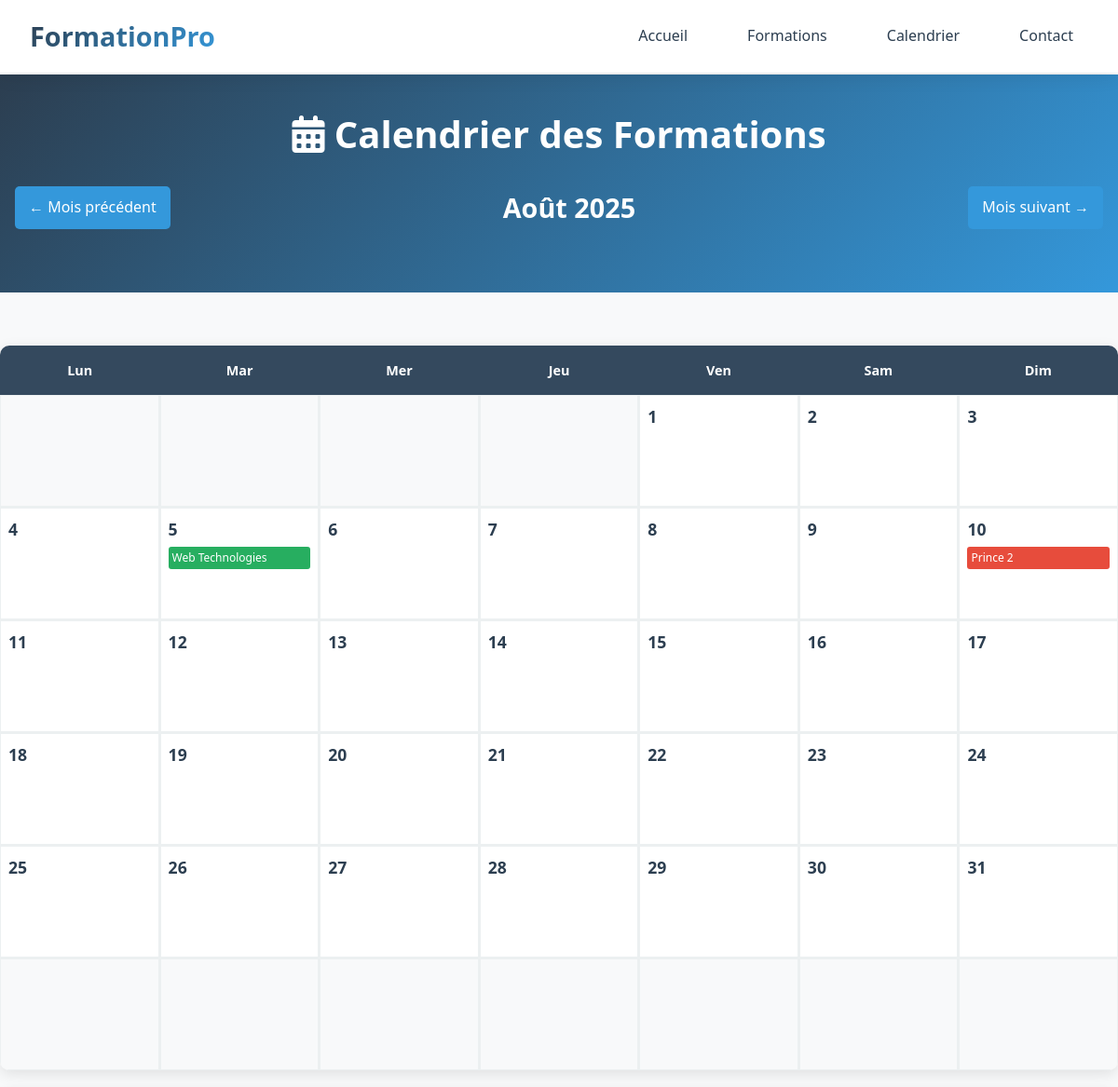
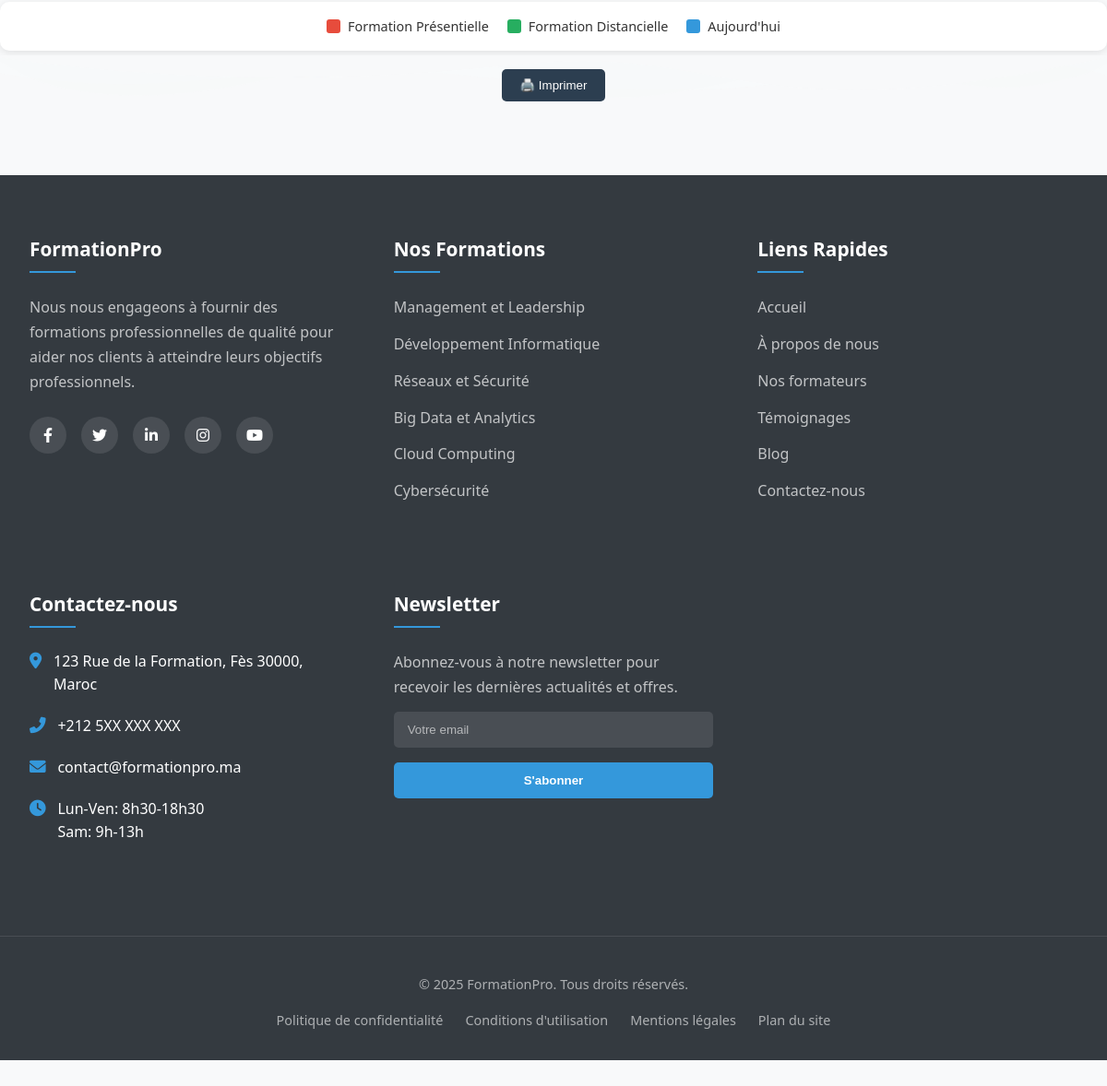
Screenshot of /pages/client/calendrier.php?mois=8&annee=2025 with the database file from the repository (2 pictures, top to bottom).
### tables this page shows
CREATE TABLE `formations` (
  `id` int(11) NOT NULL,
  `cours_id` int(11) NOT NULL,
  `ville_id` int(11) NOT NULL,
  `formateur_id` int(11) NOT NULL,
  `date_formation` date NOT NULL,
  `heure_debut` time DEFAULT '09:00:00',
  `heure_fin` time DEFAULT '17:00:00',
  `prix` decimal(10,2) NOT NULL,
  `prix_devise` varchar(3) DEFAULT 'MAD',
  `type_formation` enum('presentiel','distanciel') NOT NULL DEFAULT 'presentiel',
  `nombre_places_max` int(11) DEFAULT 20,
  `nombre_inscrits` int(11) DEFAULT 0,
  `statut` enum('planifiee','en_cours','terminee','annulee') DEFAULT 'planifiee',
  `created_at` timestamp NOT NULL DEFAULT current_timestamp(),
  `updated_at` timestamp NOT NULL DEFAULT current_timestamp() ON UPDATE current_timestamp()
);

CREATE TABLE `cours` (
  `id` int(11) NOT NULL,
  `nom_cours` varchar(100) NOT NULL,
  `description` text DEFAULT NULL,
  `sujet_id` int(11) NOT NULL,
  `duree_jours` int(11) DEFAULT 1,
  `created_at` timestamp NOT NULL DEFAULT current_timestamp(),
  `updated_at` timestamp NOT NULL DEFAULT current_timestamp() ON UPDATE current_timestamp()
);

### pages/client/calendrier.php (the view, shortened to what this page needs)
<?php
require_once('../../includes/header.php');
$conn = db_connect();
$mois = isset($_GET['mois']) ? intval($_GET['mois']) : date('n');
$annee = isset($_GET['annee']) ? intval($_GET['annee']) : date('Y');
$premier_jour = mktime(0, 0, 0, $mois, 1, $annee);
$nombre_jours = date('t', $premier_jour);
$jour_semaine_debut = date('w', $premier_jour);
$jour_semaine_debut = ($jour_semaine_debut == 0) ? 7 : $jour_semaine_debut;
$mois_precedent = ($mois == 1) ? 12 : $mois - 1;
$annee_precedente = ($mois == 1) ? $annee - 1 : $annee;
$mois_suivant = ($mois == 12) ? 1 : $mois + 1;
$annee_suivante = ($mois == 12) ? $annee + 1 : $annee;
$date_debut = sprintf('%04d-%02d-01', $annee, $mois);
$date_fin = sprintf('%04d-%02d-%02d', $annee, $mois, $nombre_jours);
$stmt = $conn->prepare("
    SELECT f.*,
           c.nom_cours,
           s.nom_sujet,
           d.nom_domaine,
           v.nom_ville,
           p.nom_pays,
           fo.nom_formateur,
           DAY(f.date_formation) as jour
    FROM formations f
    JOIN cours c ON f.cours_id = c.id
    JOIN sujets s ON c.sujet_id = s.id
    JOIN domaines d ON s.domaine_id = d.id
    JOIN villes v ON f.ville_id = v.id
    JOIN pays p ON v.pays_id = p.id
    JOIN formateurs fo ON f.formateur_id = fo.id
    WHERE f.date_formation BETWEEN ? AND ?
    ORDER BY f.date_formation, f.id
");
$stmt->execute([$date_debut, $date_fin]);
$formations = $stmt->fetchAll(PDO::FETCH_ASSOC);
$formations_par_jour = [];
foreach ($formations as $formation) {
    $jour = $formation['jour'];
    if (!isset($formations_par_jour[$jour])) {
        $formations_par_jour[$jour] = [];
    }
    $formations_par_jour[$jour][] = $formation;
}
$mois_noms = [
    1 => 'Janvier', 2 => 'Février', 3 => 'Mars', 4 => 'Avril',
    5 => 'Mai', 6 => 'Juin', 7 => 'Juillet', 8 => 'Août',
    9 => 'Septembre', 10 => 'Octobre', 11 => 'Novembre', 12 => 'Décembre'
];
$jours_semaine = ['Lun', 'Mar', 'Mer', 'Jeu', 'Ven', 'Sam', 'Dim'];
?>
<!DOCTYPE html>
<html lang="fr">
<head>
</head>
<body>
        <div class="header">
            <h1><i class="fas fa-calendar-alt"></i> Calendrier des Formations</h1>
            <div class="navigation">
                <a href="?mois=<?php echo $mois_precedent; ?>&annee=<?php echo $annee_precedente; ?>" class="nav-btn">
                    ← Mois précédent
                </a>
                <div class="month-year">
                    <?php echo $mois_noms[$mois] . ' ' . $annee; ?>
                </div>
                <a href="?mois=<?php echo $mois_suivant; ?>&annee=<?php echo $annee_suivante; ?>" class="nav-btn">
                    Mois suivant →
                </a>
            </div>
        </div>
 <d class="container">
        <div class="calendrier">
            <div class="calendrier-header">
                <?php foreach ($jours_semaine as $jour): ?>
                    <div class="jour-header"><?php echo $jour; ?></div>
                <?php endforeach; ?>
            </div>
            <div class="calendrier-body">
                <?php
                for ($i = 1; $i < $jour_semaine_debut; $i++) {
                    echo '<div class="jour autre-mois"></div>';
                }
                for ($jour = 1; $jour <= $nombre_jours; $jour++) {
                    $date_actuelle = sprintf('%04d-%02d-%02d', $annee, $mois, $jour);
                    $est_aujourd_hui = ($date_actuelle == date('Y-m-d')) ? 'aujourd-hui' : '';
                    echo '<div class="jour ' . $est_aujourd_hui . '">';
                    echo '<div class="numero-jour">' . $jour . '</div>';
                    if (isset($formations_par_jour[$jour])) {
                        $formations_jour = $formations_par_jour[$jour];
                        $max_affichage = 3;
                        for ($i = 0; $i < min(count($formations_jour), $max_affichage); $i++) {
                            $formation = $formations_jour[$i];
                            $class_type = $formation['type_formation'];
                            echo '<div class="formation ' . $class_type . '" onclick="afficherDetails(' . $formation['id'] . ')">';
                            echo htmlspecialchars(substr($formation['nom_cours'], 0, 20));
                            echo '</div>';
                        }
                    }
                    echo '</div>';
                }
                $cases_fin = 42 - ($jour_semaine_debut - 1) - $nombre_jours;
                for ($i = 0; $i < $cases_fin; $i++) {
                    echo '<div class="jour autre-mois"></div>';
                }
                ?>
            </div>
        </div>
        <div class="legende">
            <div class="legende-item">
                <div class="legende-couleur" style="background: #e74c3c;"></div>
                <span>Formation Présentielle</span>
            </div>
            <div class="legende-item">
                <div class="legende-couleur" style="background: #27ae60;"></div>
                <span>Formation Distancielle</span>
            </div>
            <div class="legende-item">
                <div class="legende-couleur" style="background: #3498db;"></div>
                <span>Aujourd'hui</span>
            </div>
        </div>
        <div class="actions">
            <button onclick="window.print()" class="btn">🖨️ Imprimer</button>
        </div>
    <?php require_once('../../includes/footer.php'); ?>
</body>
</html>

### includes/header.php (style rules this page uses)
:root { --primary-color: #2c3e50; --secondary-color: #3498db; --dark-text: #2c3e50; --white: #ffffff; --gradient-primary: linear-gradient(135deg, #667eea 0%, #764ba2 100%); }
* { margin: 0; padding: 0; box-sizing: border-box; }
body { font-family: 'Segoe UI', Tahoma, Geneva, Verdana, sans-serif; padding-top: 80px; }

### pages/client/calendrier.php (style rules this page uses)
* { margin: 0; padding: 0; box-sizing: border-box; }
body { font-family: 'Segoe UI', Tahoma, Geneva, Verdana, sans-serif; background-color: #f5f7fa; color: #333; line-height: 1.6; }
.header { background: linear-gradient(135deg, #2c3e50, #3498db); color: white; padding: 2rem 0; text-align: center; margin-bottom: 2em; }
.header h1 { font-size: 2.5rem; margin-bottom: 0.5rem; }
.navigation { display: flex; justify-content: space-between; align-items: center; margin-bottom: 20px; }
.nav-btn { background: #3498db; color: white; border: none; padding: 10px 15px; margin: 1rem; border-radius: 5px; cursor: pointer; text-decoration: none; display: inline-block; transition: background-color 0.3s; }
.month-year { font-size: 1.8rem; font-weight: bold; color: white; }
.calendrier { max-width: 1200px; margin: 0 auto; background: white; border-radius: 10px; overflow: hidden; box-shadow: 0 4px 15px rgba(0,0,0,0.1); }
.calendrier-header { display: grid; grid-template-columns: repeat(7, 1fr); background: #34495e; color: white; }
.jour-header { padding: 15px 5px; text-align: center; font-weight: bold; font-size: 0.9rem; }
.container { max-width: 1200px; margin: 0 auto; padding: 2rem; }
.calendrier-body { display: grid; grid-template-columns: repeat(7, 1fr); gap: 1px; background: #ecf0f1; }
.jour { background: white; min-height: 120px; padding: 8px; position: relative; border: 1px solid #ecf0f1; transition: background-color 0.2s; }
.jour.autre-mois { background: #f8f9fa; color: #bdc3c7; }
.numero-jour { font-weight: bold; font-size: 1.1rem; margin-bottom: 5px; color: #2c3e50; }
.formation { background: #3498db; color: white; padding: 2px 4px; margin-bottom: 2px; border-radius: 3px; font-size: 0.75rem; cursor: pointer; transition: background-color 0.2s; }
.formation.presentiel { background: #e74c3c; }
.formation.distanciel { background: #27ae60; }
.legende { display: flex; justify-content: center; gap: 20px; margin-top: 20px; padding: 15px; background: white; border-radius: 10px; box-shadow: 0 2px 10px rgba(0,0,0,0.1); }
.legende-item { display: flex; align-items: center; gap: 8px; font-size: 0.9rem; }
.legende-couleur { width: 15px; height: 15px; border-radius: 3px; }
.actions { text-align: center; margin-top: 20px; }
.btn { background: #2c3e50; color: white; border: none; padding: 10px 20px; border-radius: 5px; cursor: pointer; text-decoration: none; display: inline-block; margin: 0 5px; transition: background-color 0.3s; }

### includes/footer.php (style rules this page uses)
:root { --primary-color: #2c3e50; --secondary-color: #3498db; --white: #ffffff; --light-gray: #f8f9fa; --dark-gray: #343a40; }
* { margin: 0; padding: 0; box-sizing: border-box; }
body { font-family: 'Segoe UI', Tahoma, Geneva, Verdana, sans-serif; line-height: 1.6; background: var(--light-gray); }

### rows the page displays
formations: cours.nom_cours "Web Technologies"
formations: cours.nom_cours "Prince 2"

### other values shown
$mois_noms[$mois] "Août"
$annee "2025"
$jour "Lun"
$jour "Mar"
$jour "Mer"
$jour "Jeu"
$jour "Ven"
$jour "Sam"
$jour "Dim"
